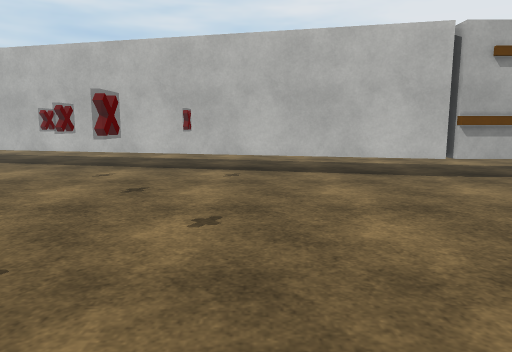
[1] (above)

13 first-person views from a walk through a 3-D level made in the Unity game engine. The camera is 1.2 m above the floor, tilts 8° down and sees 70° across. The floor is counted in squares, 1 m on a side. Each view is taken from the middle of a square. On the plan, view 1 faces up. The plan holds only what a view shows up to about 15 squares ahead; the rest is blank. The place goes on beyond the plan. Surface patterns are stand-ins for the level's own textures.

[2]
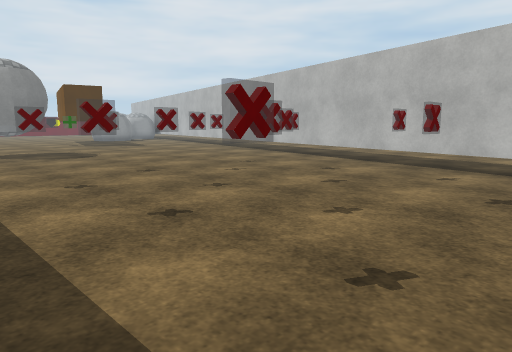

[3]
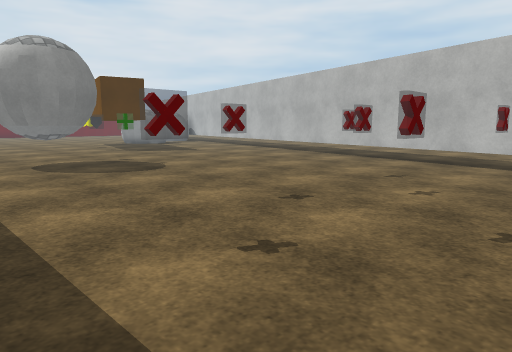

[4]
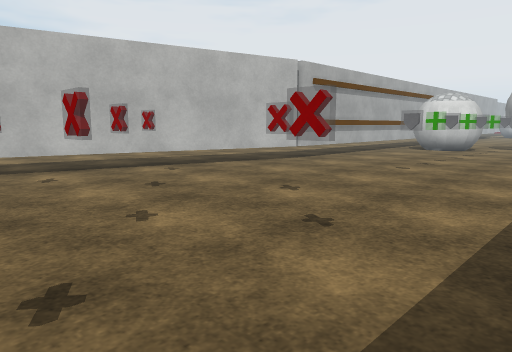

[5]
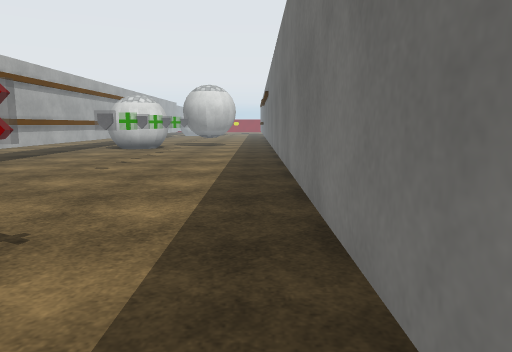

[6]
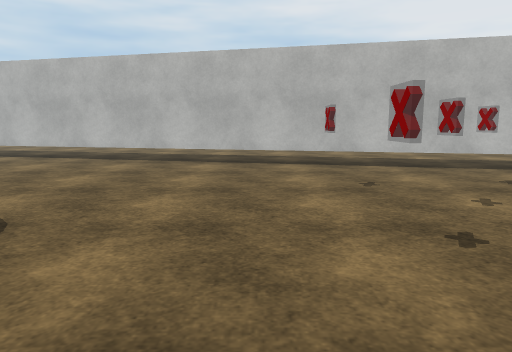

[7]
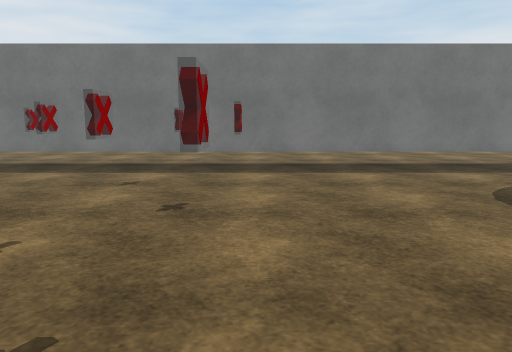

[8]
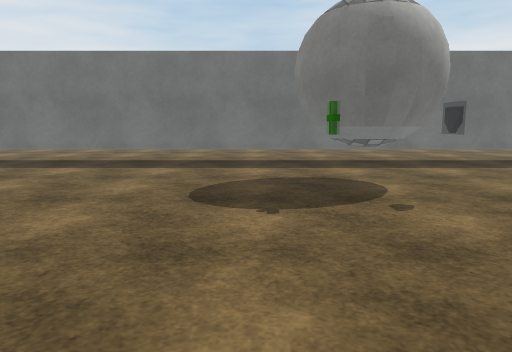

[9]
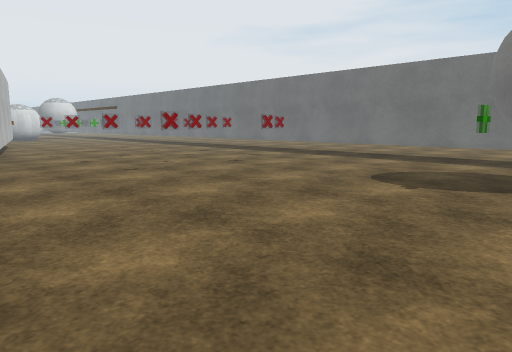

[10]
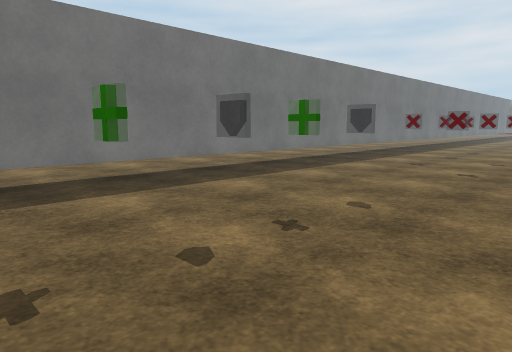

[11]
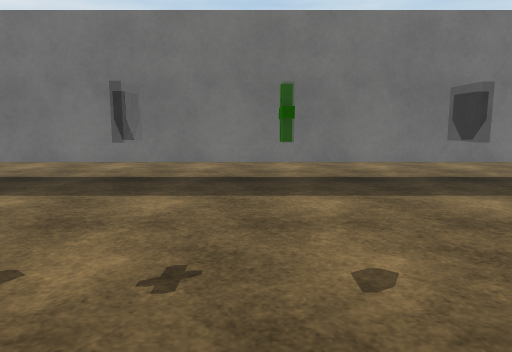

[12]
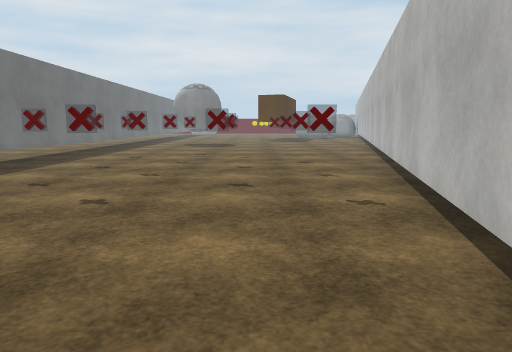

[13]
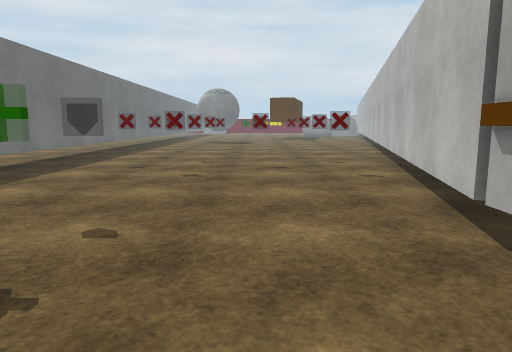

### Floor plan
Points are (right, up) in squares from view 1. A wall is a line through its corners. A room is listed if a view was taken in it or the views show most of it. See-through windows are left out.
Room 1 (views 1, 2, 3, 4, 5, 6, 7, 8, 9, 10, 11, 12, 13)
walls: (4.4, 8.2) (-19.6, 14.1); (-16.9, 3.8) (-17.1, 2.6) (-17.4, 2.3) (-17.8, 2.1); (-17, 3.9) (-16.9, 3.2) (-17.3, 2.4); (-17.7, 4.6) (-16.9, 3.8); (-17.7, 4.3) (-17.2, 3.8) (-17.1, 3.5) (-17.2, 2.8) (-17.6, 2.4); (-17.9, 4.7) (-17.3, 4.3) (-16.9, 3.6); (-18.6, 4.7) (-17.7, 4.6); (-19, 4.5) (-18.6, 4.7); (-19.2, 4) (-18.9, 4.3); (-19.3, 4.1) (-19, 4.5) (-18.2, 4.6); (-19.5, -0.6) (9.5, -0.6); (9.2, 8.2) (4.5, 8.2) (4.5, 8.8)
objects: other object (-19, 5); other object (-17, 5); other object (-11, 4); other object (-11, 8); other object (-9, 2); other object (-9, 6); other object (-8, 4); other object (-8, 8); other object (-6, 2); other object (-6, 6); other object (-5, 4); other object (-5, 8); other object (-3, 2); other object (-3, 6); other object (-2, 4); other object (3, 4); other object (5, 4); other object (6, 4); other object (8, 4); other object (9, 4)

Where each view was taken, in squares from view 1:
view 1: 0 up, 0 right, facing up
view 2: 0 up, 1 left, facing up-left
view 3: 0 up, 6 left, facing up-left
view 4: 0 up, 6 left, facing up-right
view 5: 0 up, 6 left, facing right
view 6: 1 up, 12 left, facing up
view 7: 10 up, 11 left, facing down
view 8: 11 up, 16 left, facing down
view 9: 13 up, 19 left, facing down-right
view 10: 7 up, 9 right, facing down-left
view 11: 7 up, 5 right, facing down
view 12: 7 up, 5 right, facing left
view 13: 6 up, 8 right, facing left
